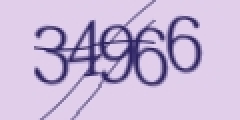
#> input picture scratch/temp_captcha.png, 120 x 60 px, found by its file name (shown 2 times larger)
$ python inspect_image_properties.py
#> lines starting #> are read from the running program, lines starting #| are printed output that depends on the picture
from PIL import Image

img_path = "scratch/temp_captcha.png"
try:
    img = Image.open(img_path)
#> img is the input picture: PIL image 120x60 RGB; mean R, G, B 202.3, 184.7, 217.5
    print("Format:", img.format)
#| Format: JPEG
    print("Size:", img.size)
#| Size: (120, 60)
    print("Mode:", img.mode)
#| Mode: RGB

    # Save a version with white background if it has transparency
    if img.mode in ('RGBA', 'LA') or (img.mode == 'P' and 'transparency' in img.info):
        # Create a white background
        bg = Image.new("RGBA", img.size, (255, 255, 255))
        # Paste the image onto the background
        bg.paste(img, (0, 0), img.convert("RGBA"))
        bg.convert("RGB").save("scratch/temp_captcha_processed.png")
        print("Processed version saved as scratch/temp_captcha_processed.png (White background)")
    else:
        # Just convert to grayscale and binarize
        gray = img.convert("L")
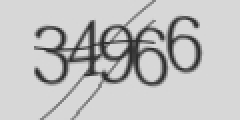
#> gray: PIL image 120x60 L (shown 2 times larger); min 44, max 216, mean 193.8
        # Resize to 2x larger to make OCR easier
        resized = gray.resize((img.size[0] * 2, img.size[1] * 2), Image.Resampling.LANCZOS)
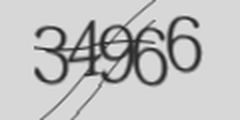
#> resized: PIL image 240x120 L; min 31, max 239, mean 193.8
        resized.save("scratch/temp_captcha_processed.png")
        print("Processed version saved (Grayscale 2x resize)")
except Exception as e:
    print("Error:", e)

$ run again, with scratch/temp_loop_raw.jpg saved as scratch/temp_captcha.png
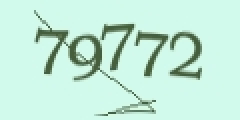
#> input picture scratch/temp_loop_raw.jpg, 120 x 60 px, found by its file name (shown 2 times larger)
#> img is the input picture: PIL image 120x60 RGB; mean R, G, B 195.3, 234.3, 218.1
#| Format: PNG
#| Size: (120, 60)
#| Mode: RGB
#> `gray = img.convert("L")`:
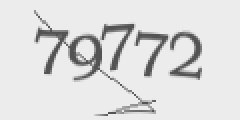
#> gray: PIL image 120x60 L (shown 2 times larger); min 82, max 237, mean 220.7
#> `resized = gray.resize((img.size[0] * 2, img.size[1] * 2), Image.Resamp..`:
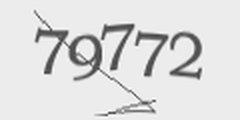
#> resized: PIL image 240x120 L; min 58, max 255, mean 220.7
